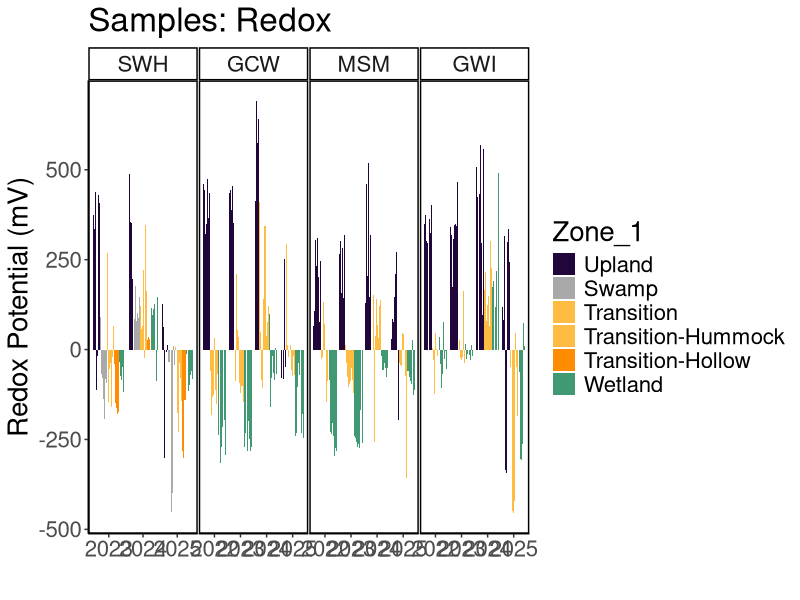
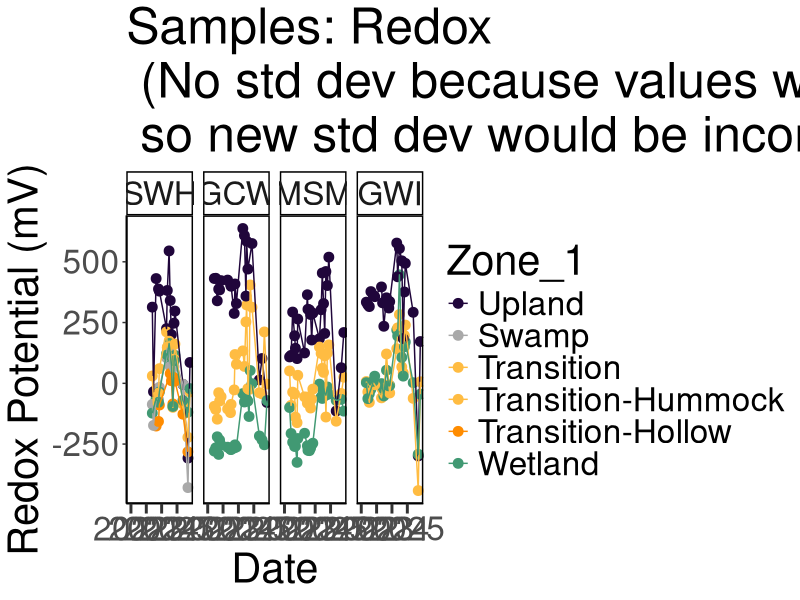
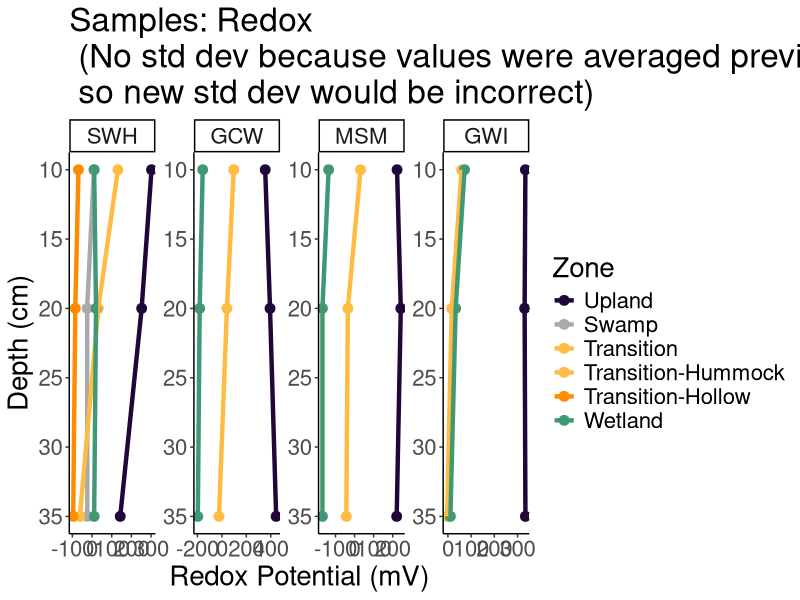
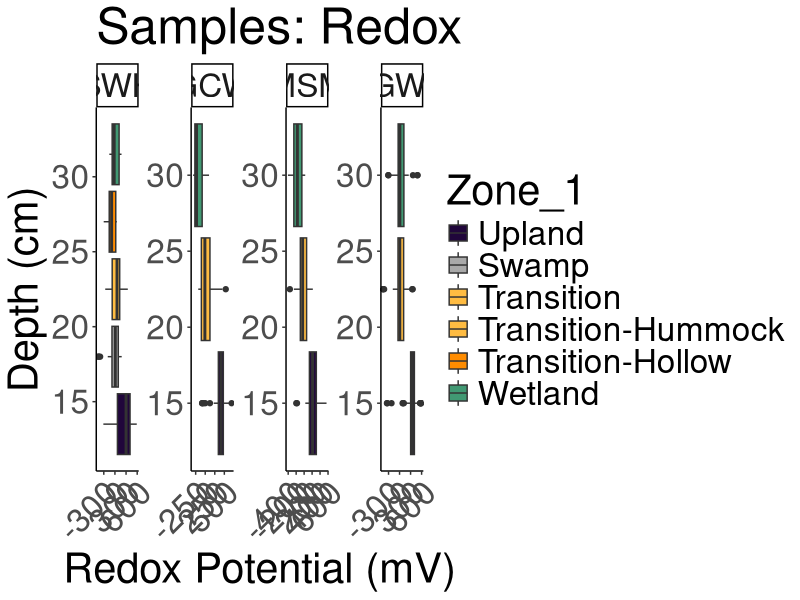
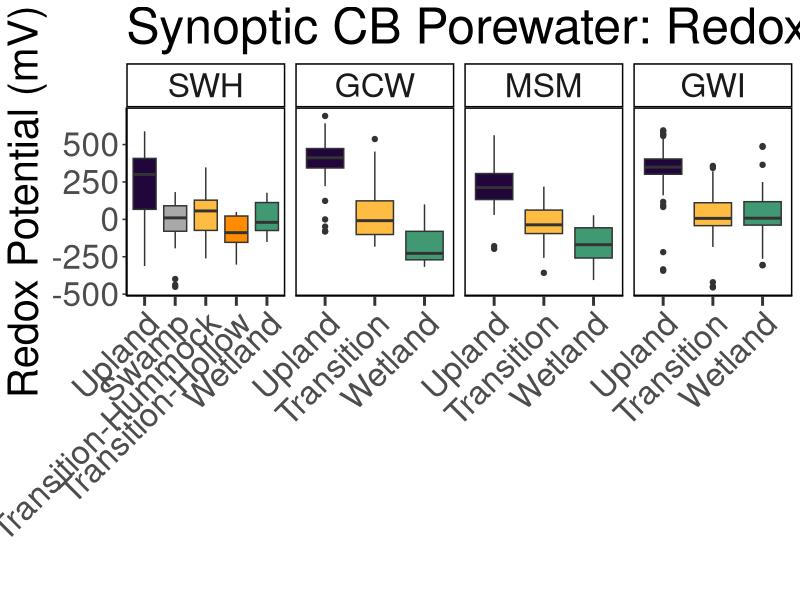
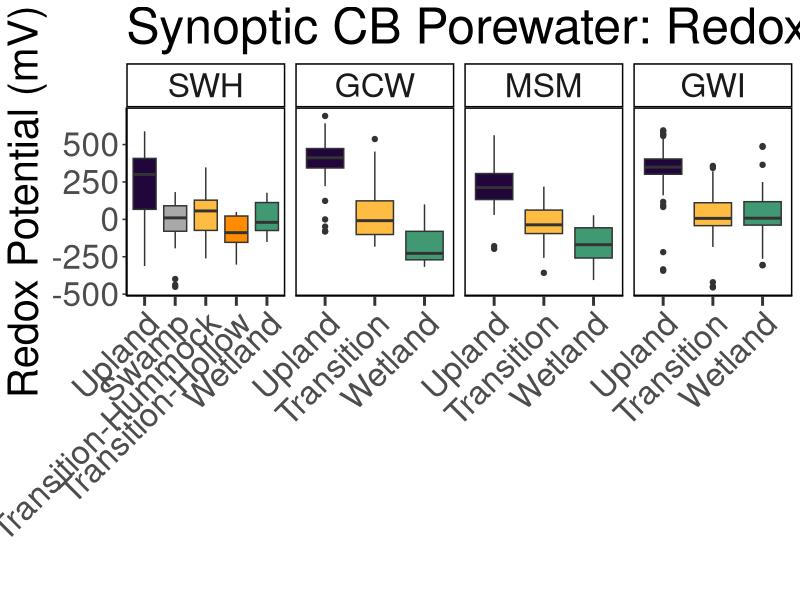

Here is the R script that generated these plots, in order: (Note: this script raises an error after producing the figures.)
## ---- chunk 1
library(dplyr)
library(ggplot2)
library(ggpubr)
library(stringr)
library(readxl)
library(tidyr)
library(tibble)
library(openxlsx)
library(knitr)
## ---- chunk 2

#read in 2022 Dionex Data:
dat22 <- read.csv("2022/Processed Data/COMPASS_Synoptic_CB_Redox_2022_processed.csv")
# head(dat22)
colnames(dat22)

#read in 2023 Dionex Data:
dat23 <- read.csv("2023/Processed Data/COMPASS_Synoptic_CB_Redox_2023_processed.csv")
# head(dat23)
colnames(dat23)

#read in 2024 Dionex Data:
dat24 <- read.csv("2024/Processed Data/COMPASS_Synoptic_CB_Redox_2024_processed.csv")
# head(dat24)
colnames(dat24)

#read in 2025 Dionex Data:
dat25 <- read.csv("2025/Processed Data/COMPASS_Synoptic_CB_Redox_2025_processed.csv")
# head(dat25)
colnames(dat25)

all_dat <- bind_rows(dat22, dat23, dat24, dat25)

all_dat <- all_dat %>%
  mutate(Project = "COMPASS:Synoptic", 
         Region = "CB", 
         Zone_1 = Zone) %>%
  mutate(Plot = case_when(Zone_1 == "Upland" ~ "UP", 
                          Zone_1 == "Transition" ~ "TR", 
                          Zone_1 == "Wetland" ~ "WC", 
                          Zone_1 == "Swamp" ~ "SWAMP",
                          TRUE ~ Zone)) %>% 
  filter (!is.na(Avg_mV))  ##remove NA values from samples not taken

final_dat <- all_dat %>%
  select (-Zone_1)

##Set 4 decimal points max
final_dat <- final_dat %>%
  mutate(across(where(is.numeric), round, digits = 1)) ##This does make all salinities 0 when Cl_ppm is 0 instead of 0.000026

##Format data
final_dat1 <- final_dat %>% 
  mutate(Project = "COMPASS: Synoptic", 
         Region = "CB", 
         Month_long = Month) %>% 
  mutate(Month = match(Month_long, month.name)) %>% 
  rename(Day = Date) %>% 
  select(c("Project", "Region", "Year", "Month", "Day", "Time_24hr",  "Time_Zone", "Site", "Plot", "Topography", "Depth", "Avg_mV", "Std_dv", "Std_err", "Notes"))

## ---- chunk 3

unique(final_dat1$Notes)

final_dat2 <- final_dat1 %>%
  mutate(Notes = case_when(
    str_detect(Notes, "UP too dry") ~ NA, 
    str_detect(Notes, "probe 3 mesured twice; must be a pocket") ~ "probe 3 measured twice; must be a pocket", 
    str_detect(Notes, "I feel like") ~ NA, 
    str_detect(Notes, "Couldn't get probes more than 10 cm into ground") ~ NA, 
    str_detect(Notes, "4|45 pos change") ~ "probe 4 measured at 45 cm", 
    str_detect(Notes, "5 mV measurement was done at 30 cm") ~ "probe 5 measurement was done at 30 cm", 
    str_detect(Notes, "WC very dry") ~ "Very dry", 
    Notes == "" ~ NA, 
    TRUE ~ Notes
  )) %>% 
  mutate(Notes = str_to_sentence(Notes))

unique(final_dat2$Notes)

## ---- chunk 4

#write out a csv of all the data to the main folder: 
write.csv(final_dat2, "COMPASS_SynopticCB_Redox_AllData.csv", row.names = FALSE)

## ---- chunk 5

data_plotting <- all_dat %>% 
  mutate(Zone_1 = case_when(Site == "SWH" & Zone_1 == "Transition" & Topography == "Hummock" ~ "Transition-Hummock",
                            Site == "SWH" & Zone_1 == "Transition" & Topography == "Hollow" ~ "Transition-Hollow",
                            TRUE ~ Zone_1))

#Order by Zone from Upland to Surface Water
data_plotting$Zone_1 = factor(data_plotting$Zone_1, levels = c("Upland",  "Swamp", "Transition", "Transition-Hummock", "Transition-Hollow", "Wetland"))
data_plotting <- data_plotting[order(data_plotting$Zone_1), ]

#Order by Site from SWH, GCW, MSM, GWI order, which is oligohaline to polyhaline
data_plotting$Site = factor(data_plotting$Site, levels = c("SWH", "GCW", "MSM", "GWI"))
data_plotting <- data_plotting[order(data_plotting$Site), ]

#Plot samples to get a first look at concentrations (sanity check)
#group the data for plotting
data_plotting_all <- data_plotting %>%
  group_by(Site, Zone_1) %>%
  mutate(row_num = factor(row_number())) %>%  # create row_num as factor per group
  ungroup()

# data_plotting_all$Date <- as.Date(paste(data_plotting_all$Year, data_plotting_all$Month, data_plotting_all$Day, sep = "-"))


#Plot data and change colors based on Zone:
viz_redox_plot <- ggplot(data_plotting_all, aes(x = as.character(Year), y = Avg_mV, fill = Zone_1)) +
  geom_bar(stat = "identity", position = position_dodge2(preserve = "total")) +
  facet_grid( ~ Site, scales="free") +
  scale_fill_manual(values = c(
    "Upland" = "#20063B",
    "Swamp" = "darkgrey",
    "Transition" = "#FFBC42",
    "Transition-Hollow" = "darkorange",
    "Transition-Hummock" = "#FFBC42",
    "Wetland" = "#419973")) +
  theme_classic() +
  labs(x = " ", y = "Redox Potential (mV)", title = "Samples: Redox") +
  theme(
    panel.spacing = unit(.05, "lines"), 
    panel.border = element_rect(color = "black", fill = NA, linewidth = 1)) + 
  theme(text = element_text(size = 20))

viz_redox_plot

## ---- chunk 6

##Make Date Column with just Year and Month for Sample ID
all_dat_dates <- data_plotting %>%
  mutate(Month_num = match(Month, month.name)) %>%
  mutate(
    YearMonth = if_else(
      Month_num < 10,
      # Modify the string:
      YearMonth <- paste(Year, Month_num, sep = "-0"), 
      YearMonth <- paste(Year, Month_num, sep = "-"), 
    )
  )

##Summarize SO4 and Cl by Date, Site, and Zone
Redox_avg <- all_dat_dates %>%
  group_by(Month, Year, Site, Zone_1) %>%
   dplyr::summarize(mean_mV = mean(Avg_mV, na.rm=TRUE), 
            YearMonth = first(YearMonth), 
            Date = first(Date))

# Concatenate with a day (e.g., "01" for the first day)
Redox_avg$Date <- paste(Redox_avg$YearMonth, Redox_avg$Date, sep = "-")

# Convert to Date object
Redox_avg$Date <- as.Date(Redox_avg$Date)

# Define the specific date breaks you want to display
specific_breaks <- as.Date(c("2022-01-01", "2023-01-01", "2024-01-01", "2025-01-01"))

viz_redox_plot_avgs <- ggplot(Redox_avg, aes(x = Date, y = mean_mV, color = Zone_1, group = Zone_1)) +
  geom_point(size = 3) + 
  # geom_errorbar(aes(ymin = mean_Cl - sd_Cl, ymax = mean_Cl + sd_Cl), width = 0.2) + 
  geom_line() + 
  facet_grid( ~ Site, scales="free_y") +
  scale_color_manual(values = c(
    "Upland" = "#20063B",
    "Swamp" = "darkgrey",
    "Transition" = "#FFBC42",
    "Transition-Hollow" = "darkorange",
    "Transition-Hummock" = "#FFBC42",
    "Wetland" = "#419973")) +
  theme_classic() +
  labs(x = "Date", y = "Redox Potential (mV)", title = "Samples: Redox\n (No std dev because values were averaged previously,\n so new std dev would be incorrect)") +
  theme(
    panel.spacing = unit(0.5, "lines"), 
    panel.border = element_rect(color = "black", fill = NA, linewidth = 1)) +
  # theme(axis.text.x = element_text(angle = 90, hjust = 0.5))+ 
  theme(text = element_text(size = 30))+
  scale_x_date(breaks = specific_breaks, date_labels = "%Y", expand = expansion(mult = c(0.18, 0.05)))+
  theme(axis.ticks.x = element_line(linewidth = 1))+
  theme(axis.ticks.length.x = unit(0.25, "cm"))

viz_redox_plot_avgs

## ---- chunk 7

##Remove SW and calculate average and sd for each depth
Redox_avg <- all_dat_dates %>%
  group_by(Site, Zone_1, Depth) %>%
   dplyr::summarize(mean_mV = mean(Avg_mV, na.rm=TRUE))

viz_redox_plot_depth <- ggplot(Redox_avg, aes(x = as.numeric(Depth), y = mean_mV, color = Zone_1, group = Zone_1)) +
  geom_point(size = 3) + 
  # Zone_geom_errorbar(aes(ymin = mean_Cl - sd_Cl, ymax = mean_Cl + sd_Cl), width = 0.5, size = 1) + 
  geom_line(size = 1.5) + 
  facet_wrap( ~ Site, scales="free", nrow = 1) + 
  scale_color_manual(values = c(
    "Upland" = "#20063B",
    "Swamp" = "darkgrey",
    "Transition" = "#FFBC42",
    "Transition-Hollow" = "darkorange",
    "Transition-Hummock" = "#FFBC42",
    "Wetland" = "#419973")) +
  theme_classic() +
  #labs(x = "Depth (cm)", y = "Redox Potential (mV)", title = "Samples: Redox profiles across transects") +
  labs(x = "Depth (cm)", y = "Redox Potential (mV)", title = "Samples: Redox\n (No std dev because values were averaged previously,\n so new std dev would be incorrect)") +
  theme(text = element_text(size = 20))+
  coord_flip() + 
  scale_x_continuous(trans = "reverse") + 
  labs(color = "Zone") 

viz_redox_plot_depth

## ---- chunk 8

##Remove SW
data_plotting_depth <- data_plotting %>%
  mutate(Depth_cm = factor(Depth, levels = c("45", "20", "10")))


#Plot data and change colors based on Zone:
viz_redox_depth <-  ggplot(data_plotting_depth, aes(x = Depth, y = Avg_mV, fill = Zone_1)) +
  geom_boxplot() +
  facet_wrap( ~ Site, scales="free", nrow = 1) +
  scale_fill_manual(values = c(
    "Upland" = "#20063B",
    "Swamp" = "darkgrey",
    "Transition" = "#FFBC42",
    "Transition-Hollow" = "darkorange",
    "Transition-Hummock" = "#FFBC42",
    "Wetland" = "#419973")) +
  theme_classic() +
  labs(x = "Depth (cm)", y = "Redox Potential (mV)", title = "Samples: Redox") +
  # theme(
  #   panel.spacing = unit(.05, "lines"), 
  #   panel.border = element_rect(color = "black", fill = NA, linewidth = 1))+ 
  theme(text = element_text(size = 30))+
  theme(axis.text.x = element_text(angle = 45, vjust = 1, hjust = 1))+ 
  coord_flip() 

viz_redox_depth

## ---- chunk 9


##Summarize SO4 and Cl by Date, Site, and Zone
viz_redox_boxplot <- ggplot(all_dat_dates, aes(x = Zone_1, y = Avg_mV, fill = Zone_1, group = Zone_1)) +
  geom_boxplot() + 
  facet_grid( ~ Site, scales = "free_x") +
  scale_x_discrete(drop = TRUE) +
  scale_fill_manual(values = c(
    "Upland" = "#20063B",
    "Swamp" = "darkgrey",
    "Transition" = "#FFBC42",
    "Transition-Hollow" = "darkorange",
    "Transition-Hummock" = "#FFBC42",
    "Wetland" = "#419973")) +
  theme_classic() +
  labs(x = " ", y = "Redox Potential (mV)", title = "Synoptic CB Porewater: Redox Potential") +
  theme(
    panel.spacing = unit(0.5, "lines"), 
    panel.border = element_rect(color = "black", fill = NA, linewidth = 1)) +
  theme(axis.text.x = element_text(angle = 45, vjust = 1, hjust = 1))+ 
  theme(text = element_text(size = 30))+
  theme(axis.ticks.x = element_line(linewidth = 1))+
  theme(axis.ticks.length.x = unit(0.25, "cm"))+ 
  #scale_x_discrete(labels = c("Upland", "Swamp", "Transition", "Wetland", "Surface Water"))+ 
  theme(legend.position = "none")

viz_redox_boxplot

# Save as a PNG
png("Figures/COMPASS_SynopticCB_Redox_alldata.png", width = 2000, height = 1200, res = 100) 
print(viz_redox_boxplot)  # For ggplot objects, use print()
dev.off() 

## ---- chunk 10
# It would also be great to add to our collation codes a summary chunk that will calculate value ranges, means, and standard deviations (and errors) for each site, zone, depth for each year; also for each site zone, depth overall; and for each site and zone overall so that we have some easy access to metrics. Was just thinking this might be helpful today when re-collating the DIC data.

colnames(all_dat)

##Metrics for each site, zone, depth for each year
summary_by_year <- data_plotting %>%
  group_by(Year, Site, Zone_1, Depth) %>%
   reframe(
     min_mV = min(Avg_mV, na.rm=TRUE),
     max_mV = max(Avg_mV, na.rm=TRUE), 
     mean_mV = mean(Avg_mV, na.rm=TRUE)) %>%
  mutate(across(where(is.numeric), round, digits = 4)) 

##Metrics for each site, zone, depth for all years
summary_all_years <- data_plotting %>%
  group_by(Site, Zone_1, Depth) %>%
   reframe(
     min_mV = min(Avg_mV, na.rm=TRUE),
     max_mV = max(Avg_mV, na.rm=TRUE), 
     mean_mV = mean(Avg_mV, na.rm=TRUE)) %>%
  mutate(across(where(is.numeric), round, digits = 4)) 

##Metrics for each site and zone for all depths and years
summary_all_depths_years <- data_plotting %>%
  group_by(Site, Zone_1) %>%
   reframe(
     min_mV = min(Avg_mV, na.rm=TRUE),
     max_mV = max(Avg_mV, na.rm=TRUE), 
     mean_mV = mean(Avg_mV, na.rm=TRUE)) %>%
  mutate(across(where(is.numeric), round, digits = 2)) %>%
  rename(Plot = Zone_1)

## ---- chunk 11
#  I am thinking it might be cool to add to our porewater collation files a table at the end that has total number of samples then also some info about # of samples per zone, site, depth etc.

##Metrics for each year
sample_numbers_years <- data_plotting %>%
  group_by(Year) %>%
   reframe(
     Number_of_samples = n())

##Metrics for each site, zone, depth for all years
sample_numbers <- data_plotting %>%
  group_by(Site, Zone_1, Depth) %>%
   reframe(
     Number_of_samples = n())
     

## ---- chunk 12

library(kableExtra)

summary_table <- kable(
  summary_all_depths_years[, c("Site", "Plot", "min_mV", "max_mV", "mean_mV")],  
  format = "html",
  booktabs = TRUE,
  caption = "<b>Summary Statistics</b>"
) %>%
  kable_styling(
    bootstrap_options = c("striped", "hover"),
    font_size = 12, 
    full_width = FALSE, 
    position = "center"
  ) %>%
  row_spec(0, bold = TRUE) %>%
  column_spec(1, bold = TRUE) %>%
  column_spec(1, width = "0.8in") %>%
  column_spec(2, width = "1.6in") %>%
  column_spec(3:5, width = "0.9in")

#add margins to the table: 
summary_table <- paste0(
  '<div style="
     padding: 20px;
     margin: 20px;
     display: inline-block;
     background: white;
   ">',
  summary_table,
  '</div>'
)

#output file to png that will save the table as: COMPASS_SynopticCB_Redox_Summary_alldata.png
save_kable(summary_table, file = "Figures/COMPASS_SynopticCB_Redox_Summary_alldata.png", 
           zoom=2)

#Print the PNG
knitr::include_graphics("Figures/COMPASS_SynopticCB_Redox_Summary_alldata.png")

## ---- chunk 13

kable(
  sample_numbers_years[, c("Year", "Number_of_samples")],  
  format = "latex",
  booktabs = TRUE,
  caption = paste0("Total Samples: ", nrow(all_dat))
) %>%
  kable_styling(
    latex_options = c("hold_position", "striped", "scale_down"),
    font_size = 12
  ) %>%
  row_spec(0, bold = TRUE) %>%   # header
  column_spec(1, bold = TRUE)

## ---- chunk 14

##Number of Samples Plots
sample_num_barplot <- ggplot(sample_numbers, aes(x = as.character(Depth), y = Number_of_samples, fill = Zone_1)) +
  geom_col(position = "dodge", color = "black", width = 0.75) + # 'color' adds a border to the bars
  facet_grid(~Site , scales = "free_x") +
  scale_x_discrete(drop = TRUE) +
  scale_fill_manual(values = c(
    "Upland" = "#20063B",
    "Swamp" = "darkgrey",
    "Transition" = "#FFBC42",
    "Transition-Hollow" = "darkorange",
    "Transition-Hummock" = "#FFBC42",
    "Wetland" = "#419973")) +
  theme_classic() +
  labs(x = "Depth (cm)", y = "Number of Samples", title = "Synoptic CB Manual Redox Probe Sample Numbers") +
  theme(
    panel.spacing = unit(0.5, "lines"),
    panel.border = element_rect(color = "black", fill = NA, linewidth = 1)) +
  theme(axis.text.x = element_text(angle = 45, vjust = 1, hjust = 1))+
  theme(text = element_text(size = 30))+
  theme(axis.ticks.x = element_line(linewidth = 1))+
  theme(axis.ticks.length.x = unit(0.25, "cm"))
  #scale_x_discrete(labels = c("Upland", "Swamp", "Transition", "Wetland", "Surface Water"))+
  # theme(legend.position = "none")

sample_num_barplot
